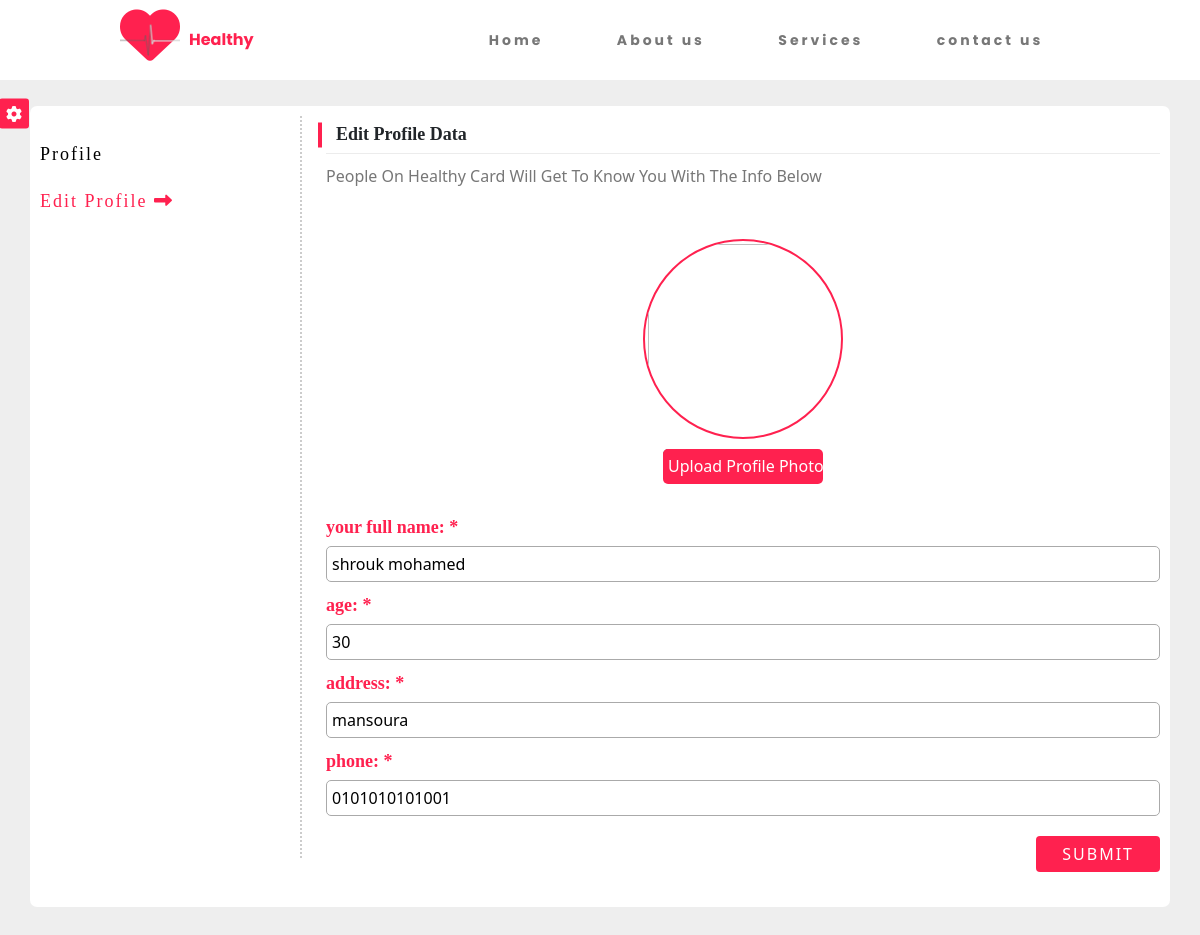
/dr/edit-profile-dr.php?id=52 (signed in), run on the app's committed database.
### tables this page shows
CREATE TABLE `drs` (
  `id` int(11) NOT NULL,
  `username` varchar(255) NOT NULL,
  `email` varchar(255) NOT NULL,
  `password` varchar(255) NOT NULL,
  `age` tinyint(4) NOT NULL,
  `gender` int(11) NOT NULL,
  `address` varchar(255) NOT NULL,
  `phone` varchar(100) NOT NULL,
  `idcard` varchar(100) NOT NULL,
  `hospital_name_id` int(11) NOT NULL,
  `section_id` int(11) NOT NULL,
  `priv` int(11) NOT NULL
);

### dr/edit-profile-dr.php (the view, shortened to what this page needs)
<!DOCTYPE html>
<html lang="en">
  <head>
    <link
      href="https://cdn.jsdelivr.net/npm/bootstrap@5.1.3/dist/css/bootstrap.min.css"
      rel="stylesheet"
    />
    <link
      rel="stylesheet"
      href="../SASS/main.css
    "
    />
  </head>
  <body class="changeColor">
    <nav>
      <div class="loading">
        <i class="fa-solid fa-heart"></i>
      </div>
      <ul class="nav-links">
        <li>
          <a href="../index.php">Home</a>
        </li>
        <li>
          <a href="../about-us.php">About us</a>
        </li>
        <li>
          <a href="../Services.php">Services</a>
        </li>
        <li>
          <a href="../contact-us.php">contact us</a>
        </li>
      </ul>
    </nav>
    <div class="profile">
      <div class="container">
        <div class="row">
          <div class="col-lg-3 col-md-12">
            <div class="links-profile">
              <a href="./profile-dr.php"
                >profile </a>
              <a href="./edit-profile-dr.php" class="active"
                >edit profile <i class="fa-solid fa-right-long"></i
              ></a>
            </div>
          </div>
          <div class="profile-data edit-profile col-lg-9 col-md-12">
            <header class="title">edit profile data</header>
            <p class="main-parg">
              people on healthy card will get to know you with the info below
            </p>
<?php
require_once "../functions/connect.php";
$id     =   $_GET['id'];
$select     =   "SELECT * FROM drs WHERE id = $id";
$query      =   $conn -> query($select);
$emp        =   $query -> fetch_assoc();
?>
            <div class="user-info">
              <div class="main-data row">
                <div class="img-user col-sm-12">
                  <img
                    src="../IMAGE/client-testimonials.png"
                    alt=""
                    id="user_img"
                  />
                  <form  method="post" action="../functions/dr/editDr.php">
                  <input
                    type="file"
                    title="search image"
                    id="file"
                    name="file"
                    onchange="show(this)"
                  />
                </div>
              </div>
              <div class="full-input">
                <label for="">your full name: *</label>
                <input type="text" name="username" value="<?= $emp['username'] ?>"/>
              </div>
              <div class="full-input">
                <label for="">age: *</label>
                <input type="text" name="age" value="<?= $emp['age'] ?>"/>
              </div>
              <div class="full-input">
                <label for="">address: *</label>
                <input type="text" name="address" value="<?= $emp['address'] ?>"/>
              </div>
              <div class="full-input">
                <label for="">phone: *</label>
                <input type="text" name="phone" value="<?= $emp['phone'] ?>"/>
              </div>
              <div class="submit">
                <button class="btn submit-edit">submit</button>
              </div>
            </div>
          </div>
        </div>
      </div>
    </div>
    <div class="switch-color">
      <span class="gear"><i class="fa-solid fa-gear"></i></span>
    </div>
  </body>
</html>

### data on the page
drs: username "shrouk mohamed", age "30", address "mansoura", phone "0101010101001"
